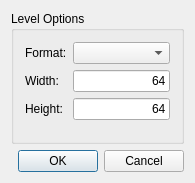
<?xml version="1.0" encoding="UTF-8"?>
<ui version="4.0">
 <class>NewLevelDialogClass</class>
 <widget class="QDialog" name="NewLevelDialogClass">
  <property name="geometry">
   <rect>
    <x>0</x>
    <y>0</y>
    <width>195</width>
    <height>183</height>
   </rect>
  </property>
  <property name="windowTitle">
   <string>New Level</string>
  </property>
  <layout class="QVBoxLayout" name="verticalLayout">
   <item>
    <widget class="QGroupBox" name="groupBox">
     <property name="title">
      <string>Level Options</string>
     </property>
     <layout class="QFormLayout" name="formLayout">
      <item row="0" column="0">
       <widget class="QLabel" name="formatLabel">
        <property name="text">
         <string>Format:</string>
        </property>
       </widget>
      </item>
      <item row="0" column="1">
       <widget class="QComboBox" name="formatComboBox"/>
      </item>
      <item row="1" column="0">
       <widget class="QLabel" name="widthLabel">
        <property name="text">
         <string>Width:</string>
        </property>
       </widget>
      </item>
      <item row="1" column="1">
       <widget class="QLineEdit" name="widthLineEdit">
        <property name="text">
         <string>64</string>
        </property>
        <property name="alignment">
         <set>Qt::AlignRight|Qt::AlignTrailing|Qt::AlignVCenter</set>
        </property>
       </widget>
      </item>
      <item row="2" column="0">
       <widget class="QLabel" name="heightLabel">
        <property name="text">
         <string>Height:</string>
        </property>
       </widget>
      </item>
      <item row="2" column="1">
       <widget class="QLineEdit" name="heightLineEdit">
        <property name="text">
         <string>64</string>
        </property>
        <property name="alignment">
         <set>Qt::AlignRight|Qt::AlignTrailing|Qt::AlignVCenter</set>
        </property>
       </widget>
      </item>
     </layout>
    </widget>
   </item>
   <item>
    <widget class="QDialogButtonBox" name="buttonBox">
     <property name="standardButtons">
      <set>QDialogButtonBox::Cancel|QDialogButtonBox::Ok</set>
     </property>
    </widget>
   </item>
  </layout>
 </widget>
 <layoutdefault spacing="6" margin="11"/>
 <resources/>
 <connections>
  <connection>
   <sender>buttonBox</sender>
   <signal>accepted()</signal>
   <receiver>NewLevelDialogClass</receiver>
   <slot>accept()</slot>
   <hints>
    <hint type="sourcelabel">
     <x>97</x>
     <y>161</y>
    </hint>
    <hint type="destinationlabel">
     <x>97</x>
     <y>91</y>
    </hint>
   </hints>
  </connection>
  <connection>
   <sender>buttonBox</sender>
   <signal>rejected()</signal>
   <receiver>NewLevelDialogClass</receiver>
   <slot>reject()</slot>
   <hints>
    <hint type="sourcelabel">
     <x>97</x>
     <y>161</y>
    </hint>
    <hint type="destinationlabel">
     <x>97</x>
     <y>91</y>
    </hint>
   </hints>
  </connection>
 </connections>
</ui>
